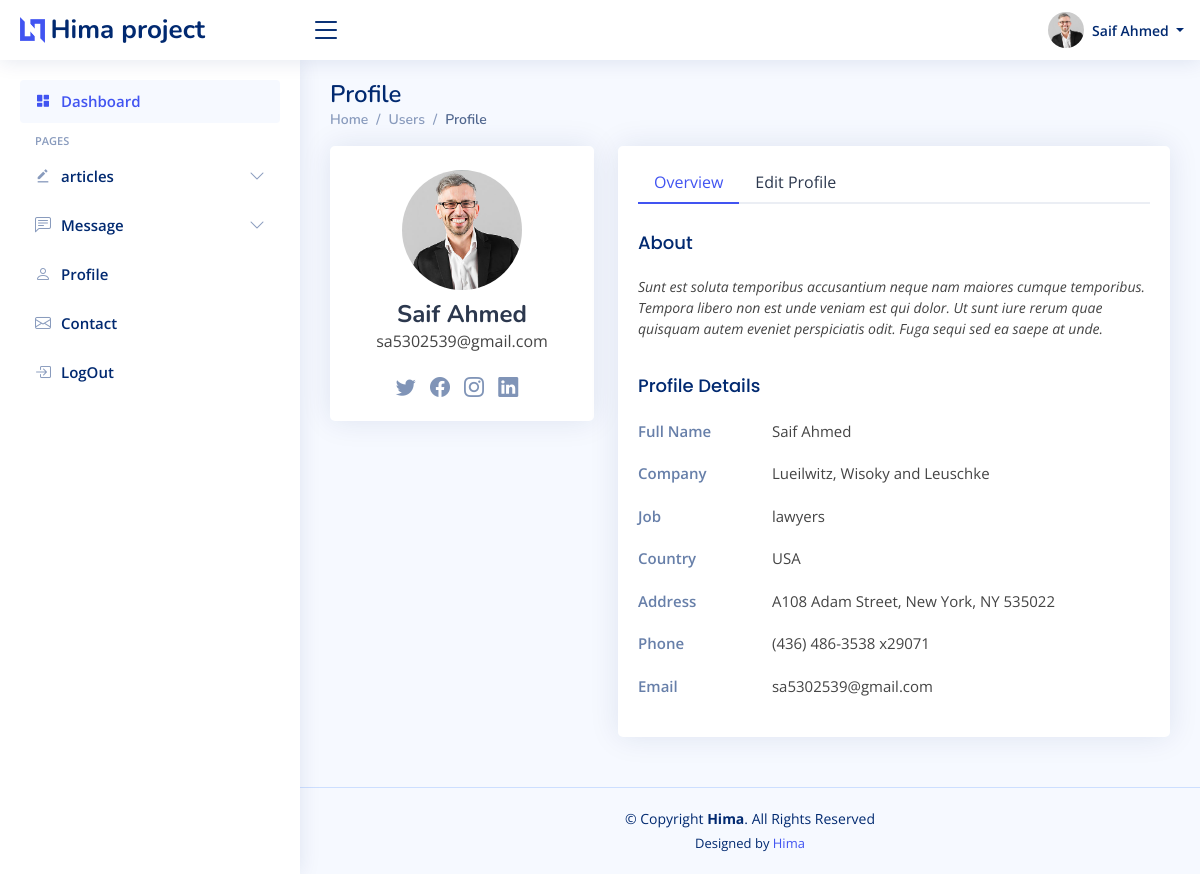
Page /users-profile.php (signed in) on the committed database.
### tables this page shows
CREATE TABLE `lawyers` (
  `id` int(11) NOT NULL,
  `name` varchar(200) NOT NULL,
  `password` varchar(250) NOT NULL,
  `email` varchar(100) NOT NULL,
  `image` varchar(255) NOT NULL
);

### users-profile.php (the view, shortened to what this page needs)
<?php
include "./shared/head.php";
include "./shared/header.php";
include "./shared/aside.php";
include './genral/config.php';
$adminid = $_SESSION['adminId'];
$table = $_SESSION['type'];
$select = "SELECT * FROM  $table  where id = $adminid";
$s = mysqli_query($conn, $select);
$row = mysqli_fetch_assoc($s);
?>
<main id="main" class="main">
  <div class="pagetitle">
    <h1>Profile</h1>
    <nav>
      <ol class="breadcrumb">
        <li class="breadcrumb-item"><a href="index.php">Home</a></li>
        <li class="breadcrumb-item">Users</li>
        <li class="breadcrumb-item active">Profile</li>
      </ol>
    </nav>
  </div>
  <section class="section profile">
    <div class="row">
      <div class="col-xl-4">
        <div class="card">
          <div class="card-body profile-card pt-4 d-flex flex-column align-items-center">
            <img src="./<?= $_SESSION['type'] ?>/upload/<?php echo $row['image'] ?>" alt="Profile" class="rounded-circle">
            <h2><?php echo $row['name'] ?></h2>
            <p><?php echo $row['email'] ?></p>
            <div class="social-links mt-2">
              <a href="#" class="twitter"><i class="bi bi-twitter"></i></a>
              <a href="#" class="facebook"><i class="bi bi-facebook"></i></a>
              <a href="#" class="instagram"><i class="bi bi-instagram"></i></a>
              <a href="#" class="linkedin"><i class="bi bi-linkedin"></i></a>
            </div>
          </div>
        </div>
      </div>
      <div class="col-xl-8">
        <div class="card">
          <div class="card-body pt-3">
            <ul class="nav nav-tabs nav-tabs-bordered">
              <li class="nav-item">
                <button class="nav-link active" data-bs-toggle="tab" data-bs-target="#profile-overview">Overview</button>
              </li>
              <li class="nav-item">
                <button class="nav-link" data-bs-toggle="tab" data-bs-target="#profile-edit">Edit Profile</button>
              </li>
            </ul>
            <div class="tab-content pt-2">
              <div class="tab-pane fade show active profile-overview" id="profile-overview">
                <h5 class="card-title">About</h5>
                <p class="small fst-italic">Sunt est soluta temporibus accusantium neque nam maiores cumque temporibus. Tempora libero non est unde veniam est qui dolor. Ut sunt iure rerum quae quisquam autem eveniet perspiciatis odit. Fuga sequi sed ea saepe at unde.</p>
                <h5 class="card-title">Profile Details</h5>
                <div class="row">
                  <div class="col-lg-3 col-md-4 label ">Full Name</div>
                  <div class="col-lg-9 col-md-8"><?php echo $row['name'] ?></div>
                </div>
                <div class="row">
                  <div class="col-lg-3 col-md-4 label">Company</div>
                  <div class="col-lg-9 col-md-8">Lueilwitz, Wisoky and Leuschke</div>
                </div>
                <div class="row">
                  <div class="col-lg-3 col-md-4 label">Job</div>
                  <div class="col-lg-9 col-md-8"><?= $_SESSION['type'] ?></div>
                </div>
                <div class="row">
                  <div class="col-lg-3 col-md-4 label">Country</div>
                  <div class="col-lg-9 col-md-8">USA</div>
                </div>
                <div class="row">
                  <div class="col-lg-3 col-md-4 label">Address</div>
                  <div class="col-lg-9 col-md-8">A108 Adam Street, New York, NY 535022</div>
                </div>
                <div class="row">
                  <div class="col-lg-3 col-md-4 label">Phone</div>
                  <div class="col-lg-9 col-md-8">(436) 486-3538 x29071</div>
                </div>
                <div class="row">
                  <div class="col-lg-3 col-md-4 label">Email</div>
                  <div class="col-lg-9 col-md-8"><?php echo $row['email'] ?></div>
                </div>
              </div>
            </div>
          </div>
        </div>
      </div>
    </div>
  </section>
</main>
<?php
include './shared/footer.php';
include "./shared/script.php";
?>

### assets/css/style.css (style rules this page uses)
:root { scroll-behavior: smooth; }
body { font-family: "Open Sans", sans-serif; background: #f6f9ff; color: #444444; }
a { color: #4154f1; text-decoration: none; }
h1, h2, h3, h4, h5, h6 { font-family: "Nunito", sans-serif; }
#main { margin-top: 60px; padding: 20px 30px; transition: all 0.3s; }
.pagetitle { margin-bottom: 10px; }
.pagetitle h1 { font-size: 24px; margin-bottom: 0; font-weight: 600; color: #012970; }
.card { margin-bottom: 30px; border: none; border-radius: 5px; box-shadow: 0px 0 30px rgba(1, 41, 112, 0.1); }
.card-title { padding: 20px 0 15px 0; font-size: 18px; font-weight: 500; color: #012970; font-family: "Poppins", sans-serif; }
.card-body { padding: 0 20px 20px 20px; }
.breadcrumb { font-size: 14px; font-family: "Nunito", sans-serif; color: #899bbd; font-weight: 600; }
.breadcrumb a { color: #899bbd; transition: 0.3s; }
.breadcrumb .breadcrumb-item::before { color: #899bbd; }
.breadcrumb .active { color: #51678f; font-weight: 600; }
.nav-tabs-bordered { border-bottom: 2px solid #ebeef4; }
.nav-tabs-bordered .nav-link { margin-bottom: -2px; border: none; color: #2c384e; }
.nav-tabs-bordered .nav-link.active { background-color: #fff; color: #4154f1; border-bottom: 2px solid #4154f1; }
@media (min-width: 1200px) { #main, #footer { margin-left: 300px; } }
.profile .profile-card img { max-width: 120px; }
.profile .profile-card h2 { font-size: 24px; font-weight: 700; color: #2c384e; margin: 10px 0 0 0; }
.profile .profile-card .social-links a { font-size: 20px; display: inline-block; color: rgba(1, 41, 112, 0.5); line-height: 0; margin-right: 10px; transition: 0.3s; }
.profile .profile-overview .row { margin-bottom: 20px; font-size: 15px; }
.profile .profile-overview .card-title { color: #012970; }
.profile .profile-overview .label { font-weight: 600; color: rgba(1, 41, 112, 0.6); }

### rows in the picture
lawyers: image (picture), name "Saif Ahmed", email "sa5302539@gmail.com"

### other values in the picture
$_SESSION['name'] "Saif Ahmed"
$_SESSION['type'] "lawyers"
